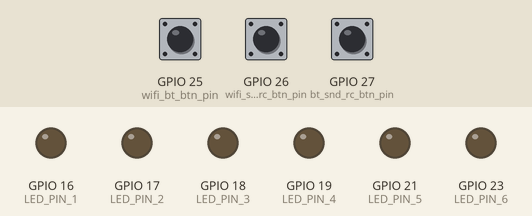
This sketch was run on a simulated ESP32. On the bench: output pins drawn as LEDs (lit = HIGH). Inputs (shaded band) come from the test bench; at power-on: GPIO 25 (wifi_bt_btn_pin) LOW, GPIO 27 (bt_snd_rc_btn_pin) LOW, GPIO 26 (wifi_snd_rc_btn_pin) LOW. Nothing arrives over Bluetooth unless stated; what the sketch prints to the serial monitor is not drawn.

Above: at 1.2 s.
1.3 s: GPIO 25 (wifi_bt_btn_pin) pulled HIGH for 0.15 s
At 2.2 s:
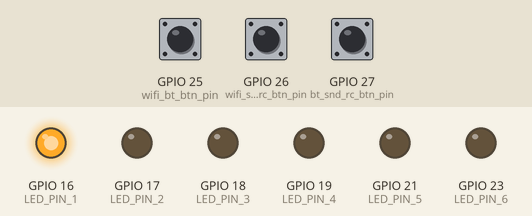
2.9 s: GPIO 27 (bt_snd_rc_btn_pin) pulled HIGH for 0.15 s
At 4.2 s:
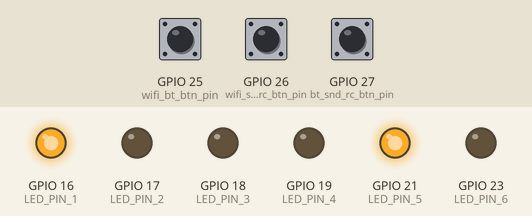
4.5 s: GPIO 27 (bt_snd_rc_btn_pin) pulled HIGH for 1 s
At 6.6 s:
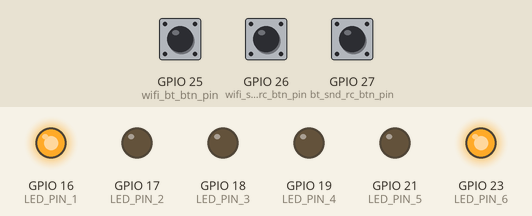
7.0 s: GPIO 25 (wifi_bt_btn_pin) pulled HIGH for 1 s
At 8.5 s:
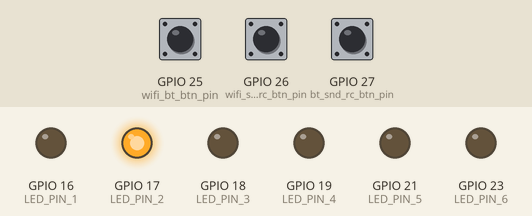
9.5 s: GPIO 26 (wifi_snd_rc_btn_pin) pulled HIGH for 0.15 s
At 9.9 s:
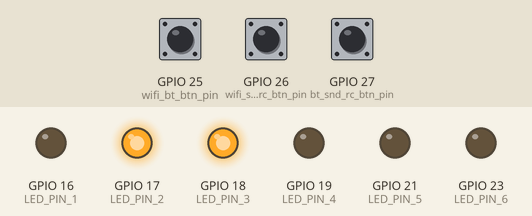
11.1 s: GPIO 26 (wifi_snd_rc_btn_pin) pulled HIGH for 1 s
At 13.4 s:
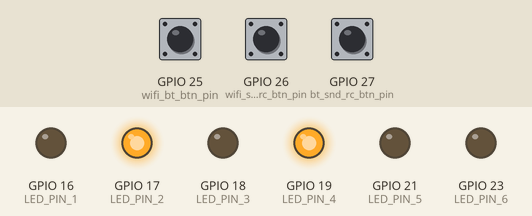
Timing chart, 0 to 14.6 s (numbered marks = the images above; inputs shaded):
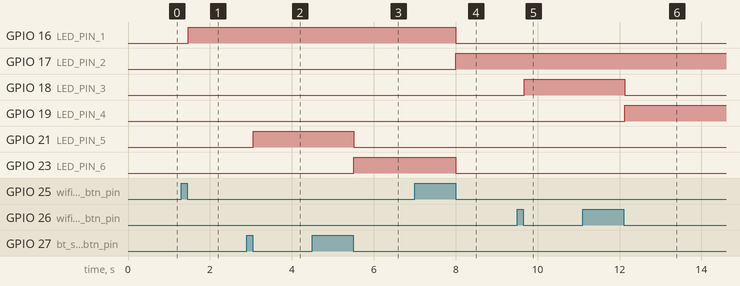

Measured:
- after the input at 1.3 s, GPIO 16 (LED_PIN_1): LOW → HIGH after 0.17 s
- after the input at 2.9 s, GPIO 21 (LED_PIN_5): LOW → HIGH after 0.16 s
- after the input at 4.5 s, GPIO 21 (LED_PIN_5): HIGH → LOW after 1.0 s; GPIO 23 (LED_PIN_6): LOW → HIGH after 1.0 s
- after the input at 7.0 s, GPIO 16 (LED_PIN_1), GPIO 23 (LED_PIN_6): HIGH → LOW after 1.0 s; GPIO 17 (LED_PIN_2): LOW → HIGH after 1.0 s
- after the input at 9.5 s, GPIO 18 (LED_PIN_3): LOW → HIGH after 0.18 s
- after the input at 11.1 s, GPIO 18 (LED_PIN_3): HIGH → LOW after 1.0 s; GPIO 19 (LED_PIN_4): LOW → HIGH after 1.0 s

The sketch:

button_control_bluetooth_communication.ino
```cpp
#include "BluetoothSerial.h"
#if !defined(CONFIG_BT_ENABLED) || !defined(CONFIG_BLUEDROID_ENABLED)
#error Bluetooth is not enabled! Please run `make menuconfig` to and enable it
#endif
#define wifi_bt_btn_pin     25
#define wifi_snd_rc_btn_pin 26
#define bt_snd_rc_btn_pin   27


#define LED_PIN_1 16
#define LED_PIN_2 17
#define LED_PIN_3 18
#define LED_PIN_4 19
#define LED_PIN_5 21
#define LED_PIN_6 23
#include <Bounce2.h>
Bounce2::Button wifi_bt_btn     = Bounce2::Button();
Bounce2::Button wifi_snd_rc_btn = Bounce2::Button();
Bounce2::Button bt_snd_rc_btn   = Bounce2::Button();

int led_1_state = LOW;
int led_2_state ;
int led_3_state = LOW;
int led_4_state ;
int led_5_state = LOW;
int led_6_state ;
BluetoothSerial SerialBT;
int received;
char receivedChar;
char sendChar;
const char turnON ='a';
const char turnOFF ='b';
void setup() {
  Serial.begin(115200);
  wifi_bt_btn.attach( wifi_bt_btn_pin, INPUT );
  wifi_bt_btn.interval(5);
  wifi_bt_btn.setPressedState(LOW);

  wifi_snd_rc_btn.attach( wifi_snd_rc_btn_pin, INPUT );
  wifi_snd_rc_btn.interval(5);
  wifi_snd_rc_btn.setPressedState(LOW);

  bt_snd_rc_btn.attach( bt_snd_rc_btn_pin, INPUT );
  bt_snd_rc_btn.interval(5);
  bt_snd_rc_btn.setPressedState(LOW);

  pinMode(LED_PIN_1, OUTPUT);
  pinMode(LED_PIN_2, OUTPUT);
  pinMode(LED_PIN_3, OUTPUT);
  pinMode(LED_PIN_4, OUTPUT);
  pinMode(LED_PIN_5, OUTPUT);
  pinMode(LED_PIN_6, OUTPUT);

  SerialBT.begin("Haider55"); //Bluetooth device name
  Serial.println("The device started, now you can pair it with bluetooth!");
  Serial.println("To turn ON send: a");//print on serial monitor
  Serial.println("To turn OFF send: b"); //print on serial monitor
}
void loop() {
  wifi_bt_btn.update();
  wifi_snd_rc_btn.update();
  bt_snd_rc_btn.update();
  if ( wifi_bt_btn.pressed() )   {led_1_state = !led_1_state; led_2_state = !led_1_state;  }
  if ( wifi_snd_rc_btn.pressed()){led_3_state = !led_3_state; led_4_state = !led_3_state; }
  if ( bt_snd_rc_btn.pressed() ) {led_5_state = !led_5_state; led_6_state = !led_5_state;  }

  digitalWrite(LED_PIN_1,led_1_state);
  digitalWrite(LED_PIN_2,led_2_state);


  if(led_1_state == HIGH){
  digitalWrite(LED_PIN_5,led_5_state);
  digitalWrite(LED_PIN_6,led_6_state);
  digitalWrite(LED_PIN_3,LOW);
  digitalWrite(LED_PIN_4,LOW);
 wifi();
  }
  else {
  digitalWrite(LED_PIN_5,LOW);
  digitalWrite(LED_PIN_6,LOW);
  digitalWrite(LED_PIN_3,led_3_state);
  digitalWrite(LED_PIN_4,led_4_state);
 bt_comm();
 }
}
void wifi(){
  if(led_5_state == HIGH){
    Serial.println("Wifi Sending");
  }else{
    Serial.println("Wifi Recieving");
  }
 }
 void bt_comm(){

    if(led_3_state == HIGH){
 receivedChar =(char)SerialBT.read();
  if (SerialBT.available()) {
    SerialBT.println(receivedChar);
    Serial.println(receivedChar);
  }
    }
        else{
sendChar =(char)Serial.read();
   if (Serial.available()) {
    Serial.println(sendChar);
     SerialBT.println(sendChar);
  }
  }
      delay(20);
      }
```
